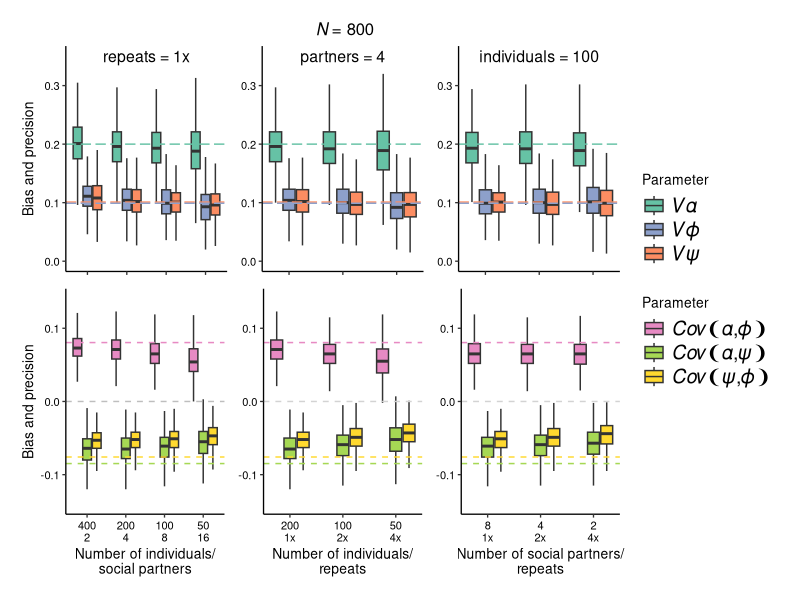

The R script that drew this image:
library(dplyr)
library(stringr)
library(patchwork)
library(ggplot2)
library(RColorBrewer)
library(forcats)

setwd("~/Social-impact-and-responsiveness/Sampling_designs")

df1_800_400_2_1x  <-read.csv("res_800_400_2_1x.csv")
df1_800_200_4_1x  <-read.csv("res_800_200_4_1x.csv")
df1_800_100_8_1x  <-read.csv("res_800_100_8_1x.csv")
df1_800_50_16_1x  <-read.csv("res_800_50_16_1x.csv")

df2_800_200_4_1x <-read.csv("res_800_200_4_1x.csv")
df2_800_100_4_2x <-read.csv("res_800_100_4_2x.csv")
df2_800_50_4_4x  <-read.csv("res_800_50_4_4x.csv")

df3_800_100_8_1x <-read.csv("res_800_100_8_1x.csv")
df3_800_100_4_2x <-read.csv("res_800_100_4_2x.csv")
df3_800_100_2_4x <-read.csv("res_800_100_2_4x.csv")

df <- gdata::combine(
  df1_800_400_2_1x,
  df1_800_200_4_1x,
  df1_800_100_8_1x,
  df1_800_50_16_1x,
  
  df2_800_200_4_1x,
  df2_800_100_4_2x,
  df2_800_50_4_4x,
  
  df3_800_100_8_1x,
  df3_800_100_4_2x,
  df3_800_100_2_4x)

# Means
Malpha   = 1      # mean focal effect
Mepsilon = 0      # mean partner effect
Mpsi     = 0.3    # interaction coefficient psi
Mx       = 0      # mean-centered covariate/opponent trait

# Variances
Valpha   = 0.2    # variance direct effect (mean behaviour)
Vepsilon = 0.01   # variance social partner effect (residual impact)
Vpsi     = 0.1    # variance in slopes (social responsiveness)
Vx       = 1      # variance social partner phenotype (impact covariate)

# Correlations between variance components
r_alpha_epsilon  =  0       # part of Cov int-phi
r_alpha_psi      =  -0.6    # part of Cov int-psi 
r_epsilon_psi    =  -0.6    # part of Cov psi-phi 
r_alpha_x        =  0.6     # part of Cov int-phi 
r_psi_x          =  -0.6    # part of Cov psi-phi 
r_epsilon_x      =  0

df$Q <- df$source
df$Q <- gsub('df','',df$Q)
df$Q <- as.factor(df$Q)
df[c('Q','N','ind','n_per_ind','repeats')] <- str_split_fixed(df$Q, '_', 5)
df <- df %>%  mutate(ind = fct_relevel(ind, "400","200","100","50"))

## boxplots ----
dfv_Q1 <- filter(df, Q==1, Parameter=="Sigma2_intercept"|Parameter=="Sigma2_psi"|Parameter=="Sigma2_phi")
dfv_Q1$ind <- as.numeric(as.factor(dfv_Q1$ind))

plot1<-ggplot(dfv_Q1, aes(x = ind, y = V3, fill = Parameter, group=interaction(ind,Parameter))) + 
  geom_boxplot(size=0.5, outlier.shape = NA) +
  scale_x_continuous(name="Number of individuals/\nsocial partners", breaks=c(1:4), labels=c("400\n2","200\n4","100\n8","50\n16"))+
  scale_y_continuous(name="Bias and precision", breaks = c(0,0.1,0.2,0.3), limits= c(0,0.35)) +
  geom_hline(aes(yintercept = Valpha), linetype = 'longdash', col = "#66c2a5") +
  geom_hline(aes(yintercept = Vpsi+0.001), linetype = 'longdash', col = "#fc8d62") +
  geom_hline(aes(yintercept = Mpsi^2 * Vx + Vepsilon-0.001), linetype = 'longdash', col = "#8da0cb") +
  scale_fill_manual(values=c("#66C2A5", "#8DA0CB", "#FC8D62"), labels=c("\U1D449\U1D6FC", "\U1D449\U1D719", "\U1D449\U1D713")) +
  annotate("text", x=2.5, y=0.35, label= "repeats = 1x",size=4) +
  theme_bw(base_size = 10) +
  theme(
    panel.grid.major = element_blank(),
    panel.grid.minor = element_blank(),
    panel.border = element_blank(),
    axis.line = element_line(),
    axis.title.x=element_blank(),
    axis.text = element_text(color="black"),
    axis.text.x = element_blank(),
    axis.ticks = element_line(),
    legend.position = "none",
    legend.text=element_text(size=14),
    legend.title = element_text())

dfv_Q2 <- filter(df, Q==2, Parameter=="Sigma2_intercept"|Parameter=="Sigma2_psi"|Parameter=="Sigma2_phi")
dfv_Q2$ind <- as.numeric(as.factor(dfv_Q2$ind))

plot2<-ggplot(dfv_Q2, aes(x = ind, y = V3, fill = Parameter, group=interaction(ind,Parameter))) + 
  geom_boxplot(size=0.5, outlier.shape = NA) +
  scale_x_continuous(name="Number of individuals/\nrepeats", breaks=c(2,3,4), labels=c("200\n1x","100\n2x","50\n4x"))+
  scale_y_continuous(name="Bias and precision", breaks = c(0,0.1,0.2,0.3), limits= c(0,0.35)) +
  geom_hline(aes(yintercept = Valpha), linetype = 'longdash', col = "#66c2a5") +
  geom_hline(aes(yintercept = Vpsi+0.001), linetype = 'longdash', col = "#fc8d62") +
  geom_hline(aes(yintercept = Mpsi^2 * Vx + Vepsilon-0.001), linetype = 'longdash', col = "#8da0cb") +
  scale_fill_manual(values=c("#66C2A5", "#8DA0CB", "#FC8D62"), labels=c("\U1D449\U1D6FC", "\U1D449\U1D719", "\U1D449\U1D713")) +
  annotate("text", x=3, y=0.35, label= "partners = 4",size=4) +
  labs(title=expression(''~italic(N)~'= 800'),)+
  theme_bw(base_size = 10) +
  theme(
    panel.grid.major = element_blank(),
    panel.grid.minor = element_blank(),
    panel.border = element_blank(),
    axis.line = element_line(),
    axis.title.x=element_blank(),
    axis.title.y=element_blank(),
    axis.text = element_text(color="black"),
    axis.text.x = element_blank(),
    axis.ticks = element_line(),
    plot.title = element_text(hjust = 0.5),
    legend.position = "none",
    legend.text=element_text(size=14),
    legend.title = element_text())

dfv_Q3 <- filter(df, Q==3, Parameter=="Sigma2_intercept"|Parameter=="Sigma2_psi"|Parameter=="Sigma2_phi")
dfv_Q3$n_per_ind <- fct_relevel(dfv_Q3$n_per_ind, "8","4","2")
dfv_Q3$n_per_ind <- as.numeric(as.factor(dfv_Q3$n_per_ind))

plot3<-ggplot(dfv_Q3, aes(x = n_per_ind, y = V3, fill = Parameter, group=interaction(n_per_ind,Parameter))) + 
  geom_boxplot(size=0.5, outlier.shape = NA) +
  scale_x_continuous(name="Number of social partners/\nrepeats", breaks=c(1,2,3), labels=c("8\n1x","4\n2x","2\n4x"))+
  scale_y_continuous(name="Bias and precision", breaks = c(0,0.1,0.2,0.3), limits= c(0,0.35)) +
  geom_hline(aes(yintercept = Valpha), linetype = 'longdash', col = "#66c2a5") +
  geom_hline(aes(yintercept = Vpsi+0.001), linetype = 'longdash', col = "#fc8d62") +
  geom_hline(aes(yintercept = Mpsi^2 * Vx + Vepsilon-0.001), linetype = 'longdash', col = "#8da0cb") +
  scale_fill_manual(values=c("#66C2A5", "#8DA0CB", "#FC8D62"), labels=c("\U1D449\U1D6FC", "\U1D449\U1D719", "\U1D449\U1D713")) +
  annotate("text", x=2, y=0.35, label= "individuals = 100",size=4) +
  theme_bw(base_size = 10) +
  theme(
    panel.grid.major = element_blank(),
    panel.grid.minor = element_blank(),
    panel.border = element_blank(),
    axis.line = element_line(),
    axis.text = element_text(color="black"),
    axis.text.x = element_blank(),
    axis.title.x=element_blank(),
    axis.title.y=element_blank(),
    axis.ticks = element_line(),
    legend.position = "right",
    legend.text=element_text(size=14),
    legend.title = element_text())


dfc_Q1 <- filter(df, Q==1, Parameter=="cov_int_psi"|Parameter=="cov_int_phi"|Parameter=="cov_psi_phi")
dfc_Q1$ind <- as.numeric(as.factor(dfc_Q1$ind))

p1<-ggplot(dfc_Q1,aes(x = ind, y = V3, fill = Parameter, group=interaction(ind,Parameter))) + 
  geom_boxplot(size=0.5, outlier.shape = NA) +
  scale_x_continuous(name="Number of individuals/\nsocial partners", breaks=c(1:4),labels=c("400\n2","200\n4","100\n8","50\n16"))+
  scale_y_continuous(name="Bias and precision", breaks = c(-0.1,0,0.1), limits= c(-0.14,0.14)) +
  geom_hline(aes(yintercept = 0), linetype = 'dashed',  col="grey") +
  geom_hline(aes(yintercept = r_alpha_psi*(sqrt(Valpha*Vpsi))), 
             linetype = 'dashed', col ="#A6D854") +
  geom_hline(aes(yintercept = r_alpha_epsilon*(sqrt(Valpha*Vepsilon))+ Mpsi*r_alpha_x*(sqrt(Valpha*Vx))), 
             linetype = 'dashed', col =  "#E78AC3") +
  geom_hline(aes(yintercept = r_epsilon_psi*(sqrt(Vepsilon*Vpsi))    + Mpsi*r_psi_x*(sqrt(Vpsi*Vx))), 
             linetype = 'dashed', col = "#FFD92F") +
  labs(y = "Bias and precision", x = "Sample size") +
  scale_fill_manual(values=c("#E78AC3","#A6D854", "#FFD92F"), labels=
                      c("\U1D436\U1D45C\U1D463\U2768\U1D6FC\U002C\U1D719\U2769",
                        "\U1D436\U1D45C\U1D463\U2768\U1D6FC\U002C\U1D713\U2769",
                        "\U1D436\U1D45C\U1D463\U2768\U1D713\U002C\U1D719\U2769")) +
  theme_bw(base_size = 10) +
  theme(
    panel.grid.major = element_blank(),
    panel.grid.minor = element_blank(),
    panel.background = element_rect(fill='transparent'),
    plot.background = element_rect(fill='transparent', color=NA),
    panel.border = element_blank(),
    axis.line = element_line(),
    axis.ticks = element_line(),
    axis.text = element_text(color="black"),
    legend.position = "none",
    legend.text=element_text(size=14),
    legend.title = element_text())

dfc_Q2 <- filter(df, Q==2, Parameter=="cov_int_psi"|Parameter=="cov_int_phi"|Parameter=="cov_psi_phi")
dfc_Q2$ind <- as.numeric(as.factor(dfc_Q2$ind))

p2<-ggplot(dfc_Q2,aes(x = ind, y = V3, fill = Parameter, group=interaction(ind,Parameter))) + 
  geom_boxplot(size=0.5, outlier.shape = NA) +
  scale_x_continuous(name="Number of individuals/\nrepeats", breaks=c(2,3,4), labels=c("200\n1x","100\n2x","50\n4x"))+
  scale_y_continuous(name="Bias and precision", breaks = c(-0.1,0,0.1), limits= c(-0.14,0.14)) +
  geom_hline(aes(yintercept = 0), linetype = 'dashed',  col="lightgrey") +
  geom_hline(aes(yintercept = r_alpha_psi*(sqrt(Valpha*Vpsi))), 
             linetype = 'dashed', col ="#A6D854") +
  geom_hline(aes(yintercept = r_alpha_epsilon*(sqrt(Valpha*Vepsilon))+ Mpsi*r_alpha_x*(sqrt(Valpha*Vx))), 
             linetype = 'dashed', col =  "#E78AC3") +
  geom_hline(aes(yintercept = r_epsilon_psi*(sqrt(Vepsilon*Vpsi))    + Mpsi*r_psi_x*(sqrt(Vpsi*Vx))), 
             linetype = 'dashed', col = "#FFD92F") +
  labs(y = "Bias and precision", x = "Sample size") +
  scale_fill_manual(values=c("#E78AC3","#A6D854", "#FFD92F"), labels=
                      c("\U1D436\U1D45C\U1D463\U2768\U1D6FC\U002C\U1D719\U2769",
                        "\U1D436\U1D45C\U1D463\U2768\U1D6FC\U002C\U1D713\U2769",
                        "\U1D436\U1D45C\U1D463\U2768\U1D713\U002C\U1D719\U2769")) +
  theme_bw(base_size = 10) +
  theme(
    panel.grid.major = element_blank(),
    panel.grid.minor = element_blank(),
    panel.border = element_blank(),
    panel.background = element_rect(fill='transparent'),
    plot.background = element_rect(fill='transparent', color=NA),
    axis.line = element_line(),
    axis.title.y=element_blank(),
    axis.ticks = element_line(),
    axis.text = element_text(color="black"),
    legend.position = "none",
    legend.text=element_text(size=14),
    legend.title = element_text())


dfc_Q3 <- filter(df, Q==3, Parameter=="cov_int_psi"|Parameter=="cov_int_phi"|Parameter=="cov_psi_phi")
dfc_Q3$n_per_ind <- fct_relevel(dfc_Q3$n_per_ind, "8","4","2")
dfc_Q3$n_per_ind <- as.numeric(as.factor(dfc_Q3$n_per_ind))

p3<-ggplot(dfc_Q3,aes(x = n_per_ind, y = V3, fill = Parameter, group=interaction(n_per_ind,Parameter))) + 
  geom_boxplot(size=0.5, outlier.shape = NA) +
  scale_x_continuous(name="Number of social partners/\nrepeats", breaks=c(1,2,3), labels=c("8\n1x","4\n2x","2\n4x")) +
  scale_y_continuous(name="Bias and precision", breaks = c(-0.1,0,0.1), limits= c(-0.14,0.14)) +
  geom_hline(aes(yintercept = 0), linetype = 'dashed',  col="lightgrey") +
  geom_hline(aes(yintercept = r_alpha_psi*(sqrt(Valpha*Vpsi))), 
             linetype = 'dashed', col ="#A6D854") +
  geom_hline(aes(yintercept = r_alpha_epsilon*(sqrt(Valpha*Vepsilon))+ Mpsi*r_alpha_x*(sqrt(Valpha*Vx))), 
             linetype = 'dashed', col =  "#E78AC3") +
  geom_hline(aes(yintercept = r_epsilon_psi*(sqrt(Vepsilon*Vpsi))    + Mpsi*r_psi_x*(sqrt(Vpsi*Vx))), 
             linetype = 'dashed', col = "#FFD92F") +
  labs(y = "Bias and precision", x = "Sample size") +
  scale_fill_manual(values=c("#E78AC3","#A6D854", "#FFD92F"), labels=
                      c("\U1D436\U1D45C\U1D463\U2768\U1D6FC\U002C\U1D719\U2769",
                        "\U1D436\U1D45C\U1D463\U2768\U1D6FC\U002C\U1D713\U2769",
                        "\U1D436\U1D45C\U1D463\U2768\U1D713\U002C\U1D719\U2769")) +
  theme_bw(base_size = 10) +
  theme(
    panel.grid.major = element_blank(),
    panel.grid.minor = element_blank(),
    panel.background = element_rect(fill='transparent'),
    plot.background = element_rect(fill='transparent', color=NA),
    panel.border = element_blank(),
    axis.line = element_line(),
    axis.title.y=element_blank(),
    axis.text = element_text(color="black"),
    axis.ticks = element_line(),
    legend.position = "right",
    legend.text=element_text(size=14),
    legend.title = element_text())


patch1 <- (plot1+plot2+plot3)/(p1 + p2 + p3) + plot_layout(guides = 'collect')
wrap_elements(panel = patch1) + 
  theme(
    plot.tag = element_text(size = rel(1)),
    plot.tag.position = "bottom"
  ) 
